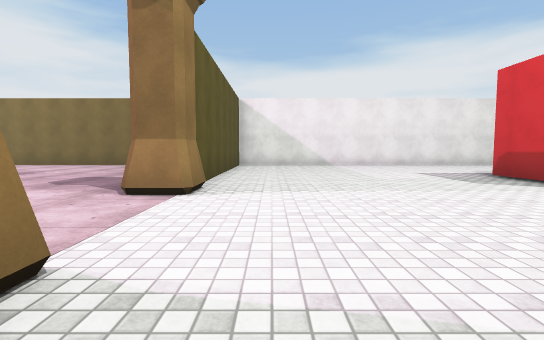
view 1 (above)

21 first-person views from a walk through a Unity game level. The camera is 1.2 m above the floor, tilts 4° down and sees 85° across. The floor is counted in squares, 2 m on a side. Each view is taken from the middle of a square. On the plan, view 1 faces up. The plan holds only what a view shows up to about 9 squares ahead; the rest is blank. The place goes on beyond the plan. Some animated figures are left out. Surface patterns are stand-ins for the level's own textures.

view 2
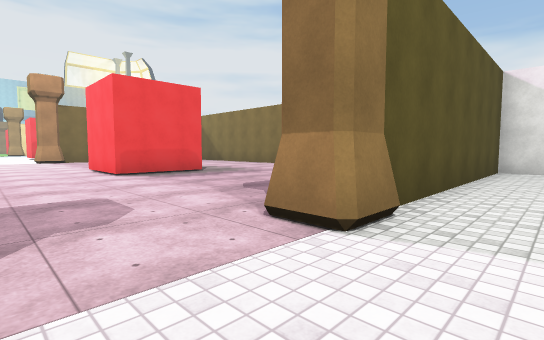

view 3
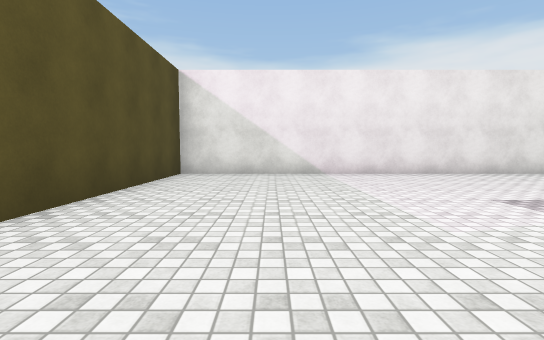

view 4
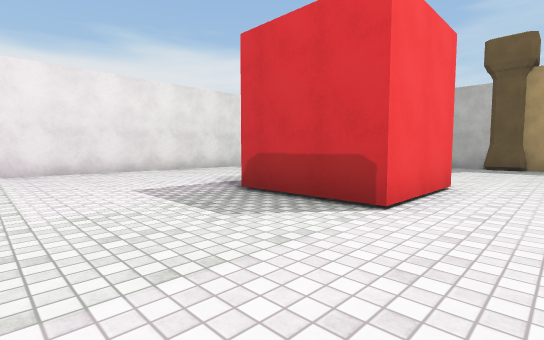

view 5
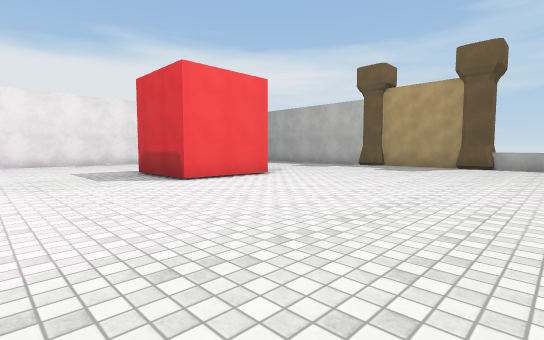

view 6
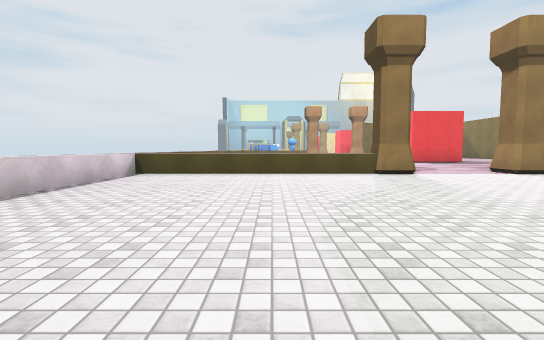

view 7
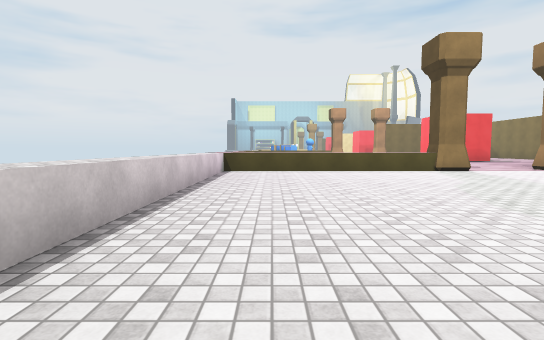

view 8
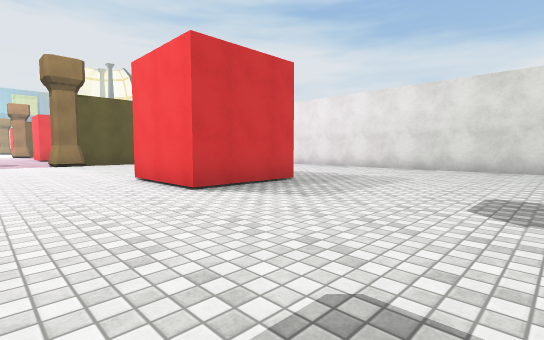

view 9
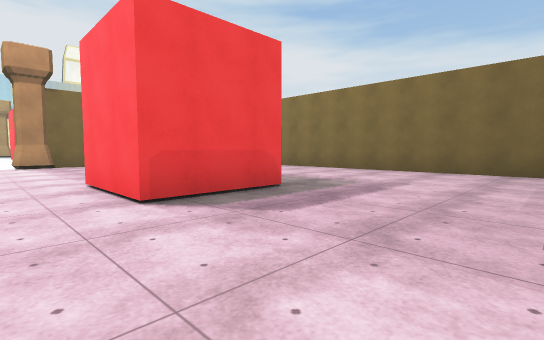

view 10
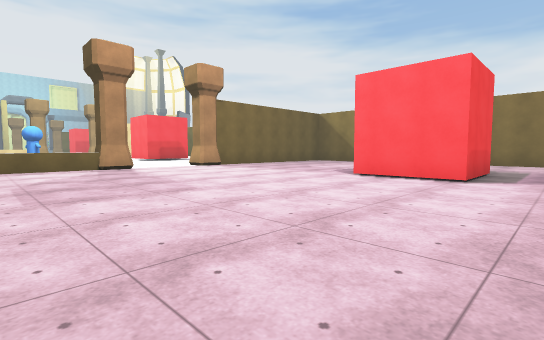

view 11
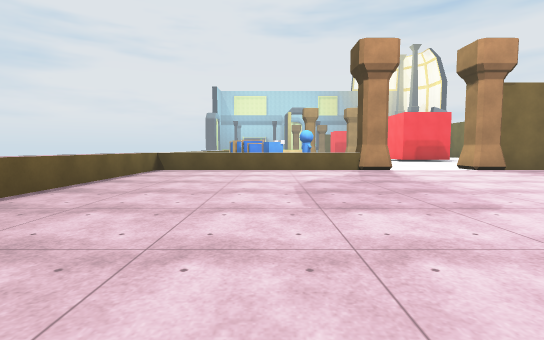

view 12
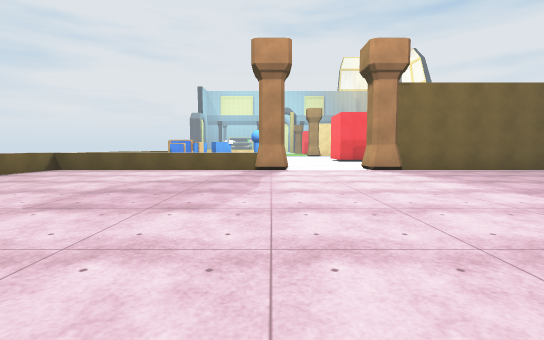

view 13
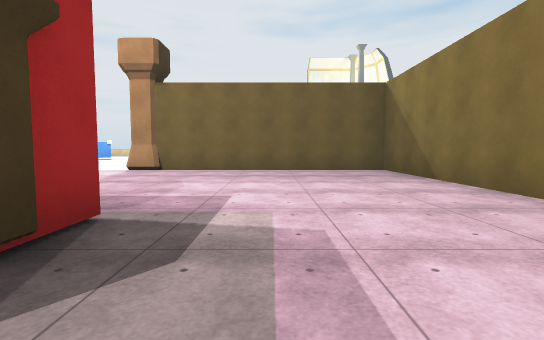

view 14
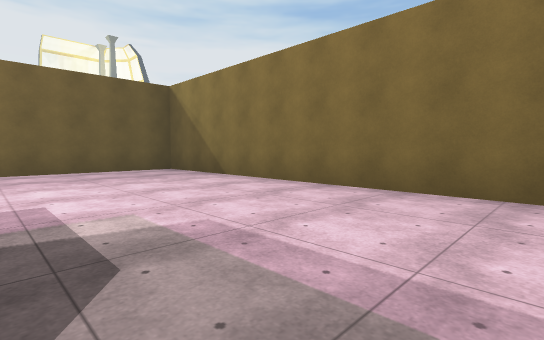

view 15
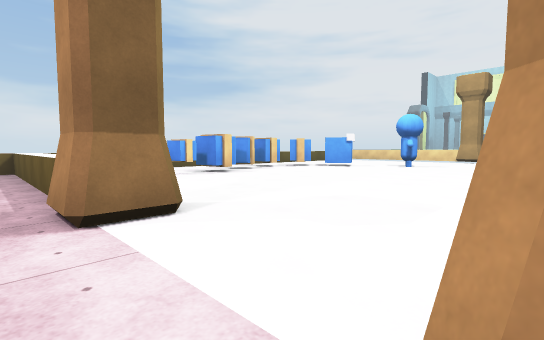

view 16
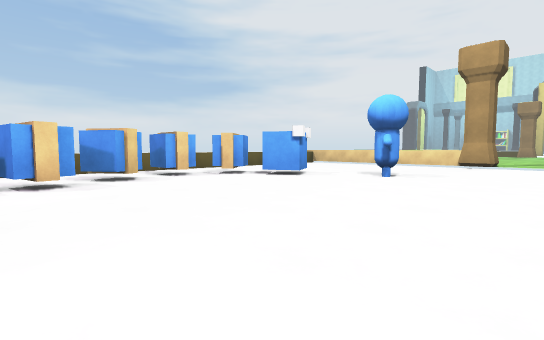

view 17
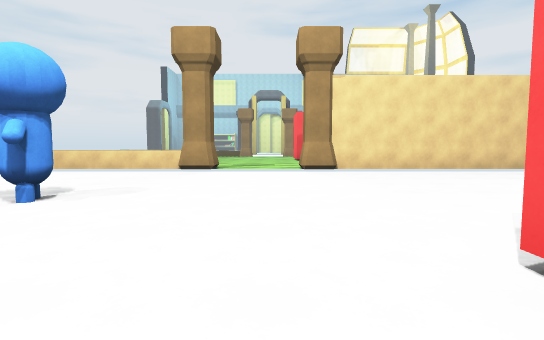

view 18
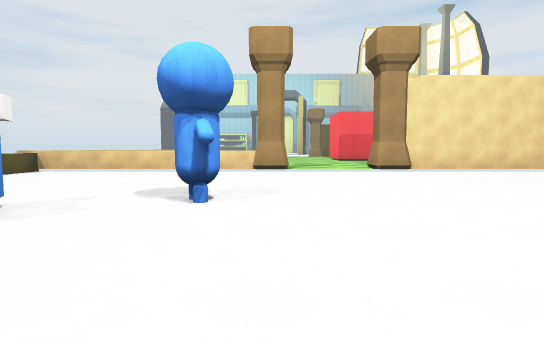

view 19
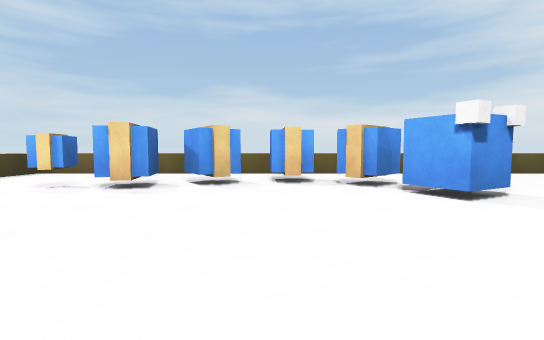

view 20
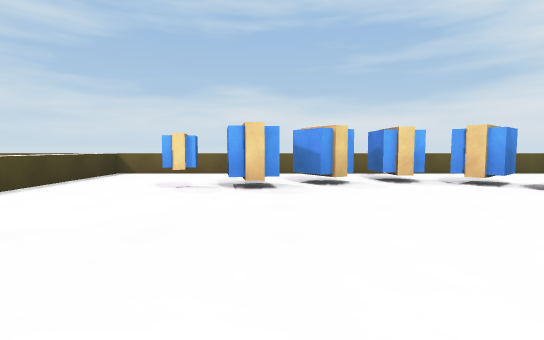

view 21
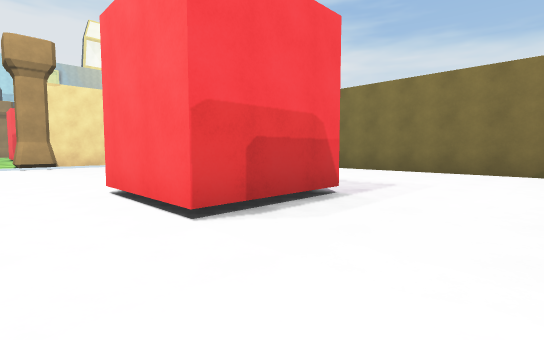

### Floor plan
Key: @ floor where view 1 was taken; # wall or solid block; . floor; ^ raised ledge; C cube; O other object.
Columns run from 30 left of view 1 to 11 right of it. Each row starts with its distance up from view 1.
 12       ######  ############# ##############
 11       ......  #............ #.............
 10 #      .....  #............ #.............
  9 #.     .....  #............ #.............
  8 #..     ....  #............ #.............
  7 #....   ....  #.............#....... .....
  6 #.....   ...  #......OO.....#......# #....
  5 #......##...  #......##.....#......###....
  4 #........... .#.............#.............
  3 ..........................................
  2 ..........................................
  1 #.............#..........   #.............
  0 ^...OO........^..........   ^.@...........
 -1 ^.............^..........   ^.............
 -2 ^....CC.......^..........   ^........
 -3 ^.....O..OOO..^........     ^........
 -4 ^.......OO....^.......      ^.........
 -5 ^.............^......       ^........
 -6 ^^^^^^^^^^^^^^^^^^^^         ^^^^^^^

Positions as (right, up) in squares from view 1, and headings:
1: (0, 0), facing up
2: (0, 2), facing up-left
3: (1, 4), facing up
4: (2, 3), facing up-right
5: (2, -1), facing up-right
6: (6, -2), facing left
7: (7, -4), facing left
8: (11, 2), facing up-left
9: (-4, 3), facing up-left
10: (-6, -2), facing up-left
11: (-7, -2), facing left
12: (-7, 1), facing left
13: (-7, 8), facing left
14: (-7, 7), facing up-left
15: (-15, 4), facing down-left
16: (-19, 3), facing down-left
17: (-22, 3), facing left
18: (-22, 1), facing left
19: (-22, 2), facing down
20: (-20, 2), facing down
21: (-19, 3), facing up-left
